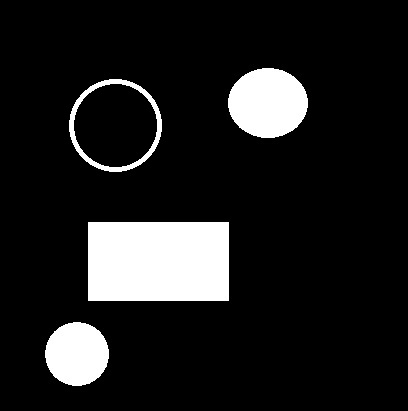
#> input picture images/circles.jpg, 408 x 411 px, found by its file name
$ python circle.py
#> lines starting #> are read from the running program, lines starting #| are printed output that depends on the picture
import numpy as np
import cv2 as cv
import os

img = cv.imread('images/circles.jpg', 0)
#> img is the input picture: shape (411, 408); min 0, max 255, mean 30.5
img = cv.medianBlur(img, 5)
cimg = cv.cvtColor(img, cv.COLOR_GRAY2BGR)
circles = cv.HoughCircles(img, cv.HOUGH_GRADIENT, 1, 20, param1=50, param2=30, minRadius=0, maxRadius=0)
#> circles = [[115.5, 125.5, 46.2]]


circles = np.uint16(np.around(circles))
#> circles = [[116, 126, 46]]
for i in circles[0,:]:
    cv.circle(cimg, (i[0], i[1]), i[2], (0, 255, 0), 2)
    cv.circle(cimg, (i[0], i[1]), 2, (0, 0, 255), 3)
#> this loop made 1 pass
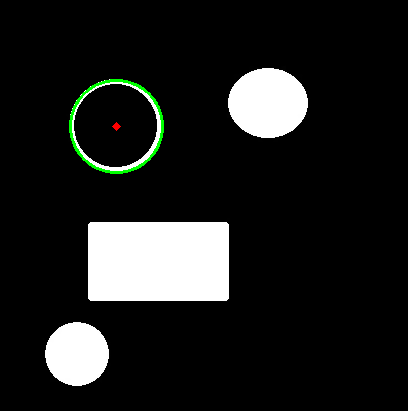
#> cimg: shape (411, 408, 3); mean B, G, R 29.7, 31, 29.8

cv.imshow('Detected Circles',cimg)
cv.waitKey(0)
cv.destroyAllWindows()
